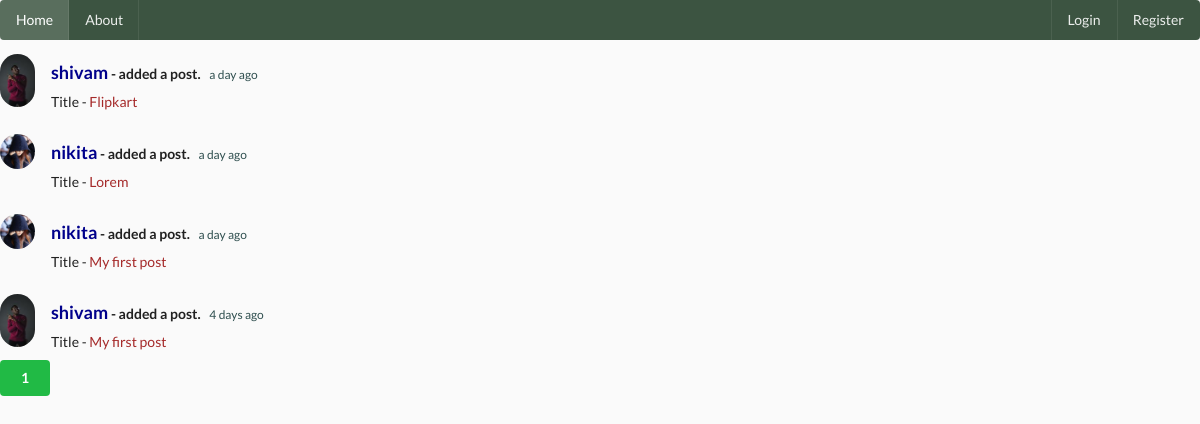
The page /home on the database its author committed.
### social_media/models.py (models this page shows, shortened)
class Post(db.Model):
    __searchable__=['content']
    id = db.Column(db.Integer, primary_key = True)
    title = db.Column(db.String(100),nullable=False)
    date_posted = db.Column(db.DateTime, nullable=False, default = datetime.utcnow)
    content = db.Column(db.Text, nullable = False)
    user_id = db.Column(db.Integer, db.ForeignKey('user.id'), nullable=False)
    comments = db.relationship('Comment', backref = 'article', lazy = True, cascade="all,delete")

class User(db.Model, UserMixin):
    id = db.Column(db.Integer, primary_key = True)
    username = db.Column(db.String(20), nullable = False, unique = True)
    email = db.Column(db.String(50), nullable = False, unique = True)
    image_file =db.Column(db.String(20), nullable = False, default = 'default.jpg')
    password = db.Column(db.String(60), nullable = False)
    posts = db.relationship("Post", backref ='author', lazy = True,cascade="all,delete")
    last_seen = db.Column(db.DateTime, default = datetime.utcnow)
    followed = db.relationship(
        'User', secondary = followers,
        primaryjoin = (followers.c.follower_id == id),
        secondaryjoin = (followers.c.followed_id == id),
        backref = db.backref('followers', lazy ='dynamic'), lazy = 'dynamic')

### social_media/main/routes.py (the view)
@main.route('/')
@main.route('/home')
def home():
    page = request.args.get('page', 1, type= int)
    posts = Post.query.order_by(Post.date_posted.desc()).paginate(page = page, per_page=7)
    return render_template('home.html',posts = posts)

### social_media/main/routes.py (called while the page is built)
@main.before_request
def before_request():
    if current_user.is_authenticated:
        current_user.last_seen = datetime.utcnow()
        db.session.commit()

### social_media/templates/home.html
{% extends 'base.html' %}
{% block content %}
    {% for post in posts.items %}
      <div class="ui feed">
        <div class="event">
          <div class="label">
            <img src="{{ url_for('static', filename = 'profile/' + post.author.image_file) }}">
          </div>
          <div class="content">
            <div class="summary">
              <a class="user" href="{{ url_for('users.user_posts_info',username = post.author.username ) }}" ">
               <h3 style="color: darkblue;"> {{ post.author.username }}</h3>
              </a>   - added a post.
              <div class="date" style="color: darkslategrey;">
                {{ moment(post.date_posted).fromNow() }}
              </div>
            </div>
            <div class="extra text">
             Title - <a href="{{ url_for('posts.post', post_id = post.id) }}" style="color: brown;"> {{ post.title }}</a>
            </div>
          </div>
        </div>
    {% endfor %}
{% for page_num in posts.iter_pages(left_edge =1, right_edge=1, left_current =1,right_current =2) %}
{% if page_num %}
{% if posts.page == page_num %}
<a href="{{ url_for('main.home',page = page_num) }}"><button class="ui green button">
  {{ page_num }}
</button>
</a>
{% else %}
<a href="{{ url_for('main.home',page = page_num) }}"><button class="ui blue basic button">
  {{ page_num }}
</button>
</a>
{% endif %}
{% else %}
    ...
{% endif %}
{% endfor %}
{% endblock %}

### social_media/static/css/social.css (style rules this page uses)
body { background: #fafafa; color: #333333; }
h1, h2, h3, h4, h5, h6 { color: #444444; }

### rows shown on the page
Post: image_file (picture), author.username "shivam", date_posted "a day ago", title "Flipkart"
Post: image_file (placeholder picture), author.username "nikita", date_posted "a day ago", title "Lorem"
Post: image_file (placeholder picture), author.username "nikita", date_posted "a day ago", title "My first post"
Post: image_file (picture), author.username "shivam", date_posted "4 days ago", title "My first post"

### other values the page prints
{{ page_num }} "1"
